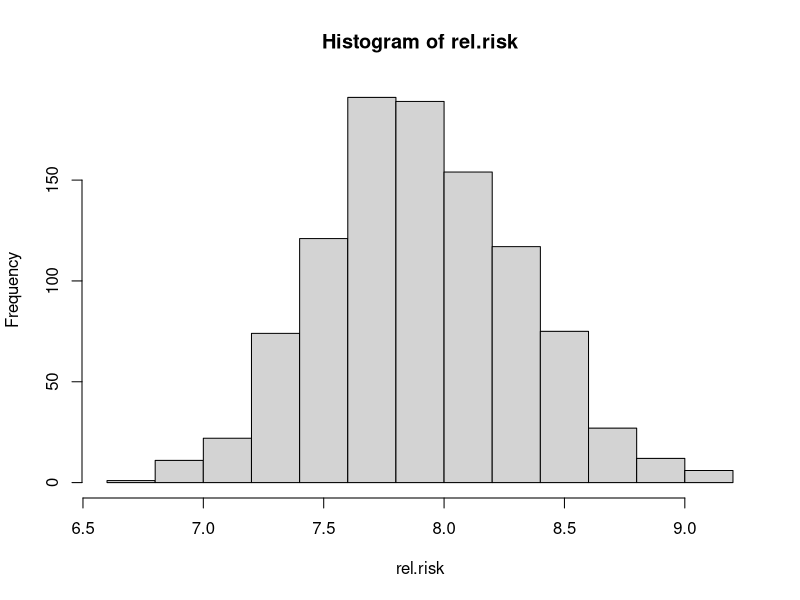
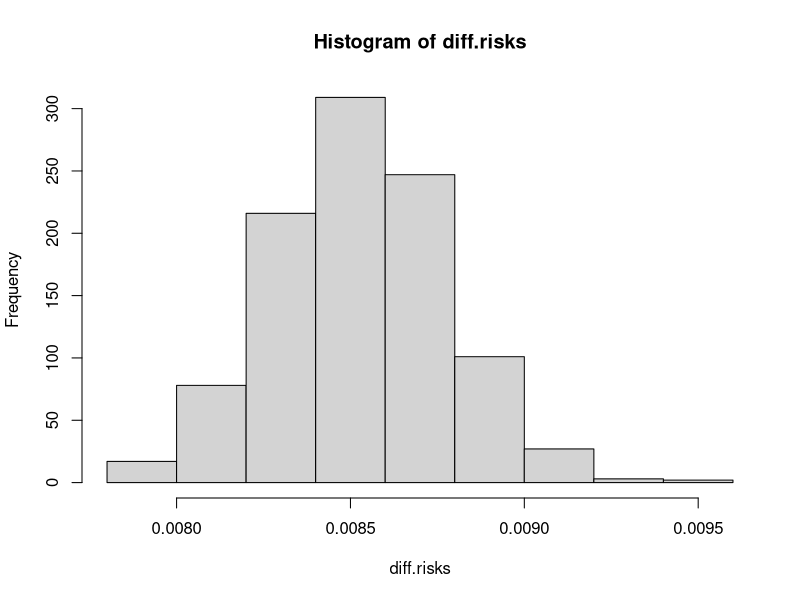

Here is the R script that generated these plots, in order:
###############################
# Exercise Solution:
# Comparing Two Proportions
###############################

# load LearnBayes package
library(LearnBayes)

# yN and yS have independent beta distributions with
# yN distributed beta(1602, 162528)
# yS distributed beta(511, 412369)

# (b) Use rbeta() to simulate 1000 values
#     joint posterior distribution of pN and pS
?rbeta
pN=rbeta(1000, 1602, 162528)
pN
pS=rbeta(1000, 511, 412369)
pS

# (c) Using your sample, construct a histogram
#     of relative risk pN/pS. Find a 95%
#     interval estimate of this risk.
rel.risk=pN/pS
rel.risk
hist(rel.risk)
# Here is 95% CI
int.estimate=quantile(rel.risk,c(.025,.975))
int.estimate

# (d) Construct a histogram of the difference
#     in risks pN - pS.
diff.risks=pN-pS
diff.risks
hist(diff.risks)
int.estimate=quantile(diff.risks,c(.025,.975))
int.estimate

# (e) Compute the posterior probability that
#     the difference in risks exceeds 0.
prob=mean(diff.risks>0)
prob
